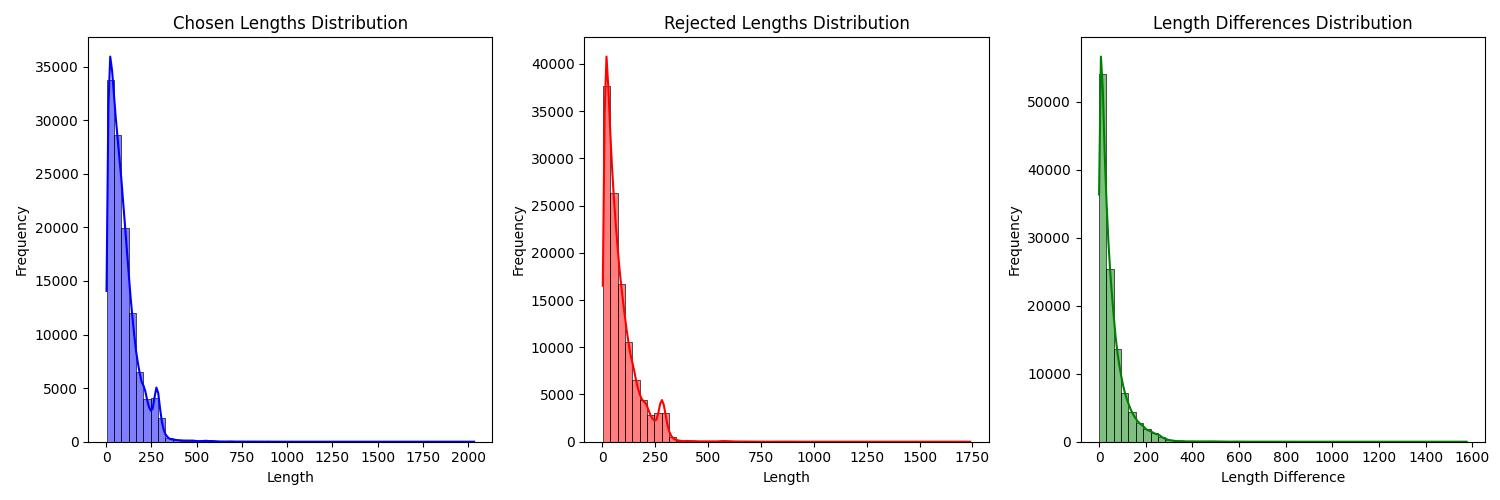

This chart was generated by the following Python code:

import json
import torch
from transformers import LlamaTokenizer, AutoTokenizer
import numpy as np
import matplotlib.pyplot as plt
import seaborn as sns

# 替换为你的 JSONL 文件路径
jsonl_file_path = '/home/dyf/rl/GenARM/data/full-hh-rlhf.jsonl'
# 替换为你的 LLaMA 模型的 tokenizer 路径或名称
tokenizer_name = '/data1/dyf/model/llama-7b-sft-float32/'

# 加载 LLaMA 的 tokenizer
tokenizer = AutoTokenizer.from_pretrained(tokenizer_name)

# 初始化列表来存储长度
chosen_lengths = []
rejected_lengths = []
length_diffs = []

# 读取 JSONL 文件
with open(jsonl_file_path, 'r', encoding='utf-8') as f:
    for line in f:
        data = json.loads(line)
        chosen_text = data.get('chosen', '')
        rejected_text = data.get('rejected', '')

        # 使用 tokenizer 编码文本并获取长度
        chosen_length = len(tokenizer.encode(chosen_text))
        rejected_length = len(tokenizer.encode(rejected_text))

        chosen_lengths.append(chosen_length)
        rejected_lengths.append(rejected_length)
        length_diffs.append(abs(chosen_length - rejected_length))

# 转换为 NumPy 数组方便计算分位数
chosen_lengths_np = np.array(chosen_lengths)
rejected_lengths_np = np.array(rejected_lengths)
length_diffs_np = np.array(length_diffs)

# 计算分位数
quantiles = [0.0, 0.25, 0.5, 0.75, 1.0]
chosen_quantiles = np.quantile(chosen_lengths_np, quantiles)
rejected_quantiles = np.quantile(rejected_lengths_np, quantiles)
length_diffs_quantiles = np.quantile(length_diffs_np, quantiles)

# 输出结果
print("Chosen Lengths Quantiles:")
for q, val in zip(quantiles, chosen_quantiles):
    print(f"{q*100:.0f}%: {val}")

print("\nRejected Lengths Quantiles:")
for q, val in zip(quantiles, rejected_quantiles):
    print(f"{q*100:.0f}%: {val}")

print("\nLength Differences Quantiles:")
for q, val in zip(quantiles, length_diffs_quantiles):
    print(f"{q*100:.0f}%: {val}")

# 可视化
plt.figure(figsize=(15, 5))

# Chosen Lengths Distribution
plt.subplot(1, 3, 1)
sns.histplot(chosen_lengths_np, kde=True, bins=50, color='blue')
plt.title('Chosen Lengths Distribution')
plt.xlabel('Length')
plt.ylabel('Frequency')

# Rejected Lengths Distribution
plt.subplot(1, 3, 2)
sns.histplot(rejected_lengths_np, kde=True, bins=50, color='red')
plt.title('Rejected Lengths Distribution')
plt.xlabel('Length')
plt.ylabel('Frequency')

# Length Differences Distribution
plt.subplot(1, 3, 3)
sns.histplot(length_diffs_np, kde=True, bins=50, color='green')
plt.title('Length Differences Distribution')
plt.xlabel('Length Difference')
plt.ylabel('Frequency')

plt.tight_layout()
# plt.show()
plt.savefig("/home/dyf/rl/GenARM/analyse/token_len.jpg")